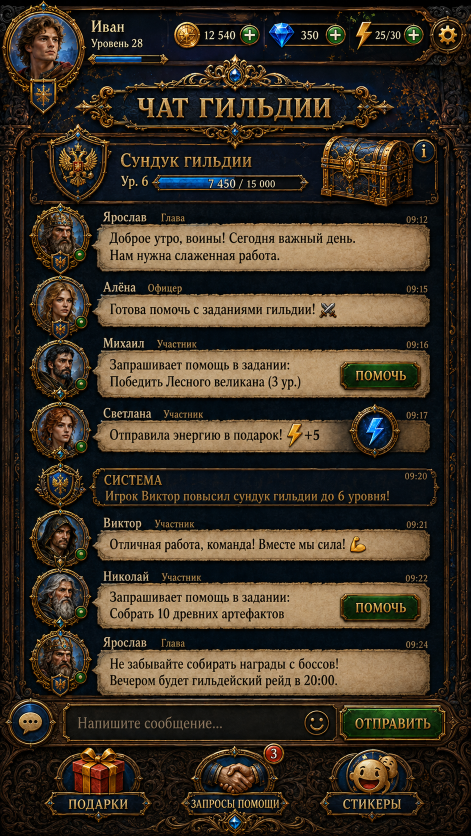
#> input picture ProjectDocs/AI/TeamChatReferenceRebuild/ChestAndMessageFramesR2/Sources/OriginalReference.png, 941 x 1672 px, found by its file name (shown at 1/2 size)
$ python Extract.py
#> lines starting #> are read from the running program, lines starting #| are printed output that depends on the picture; pictures that were not available may be replaced by others from this repository, and a replacement may not be noted
from pathlib import Path
from PIL import Image,ImageDraw
import hashlib,json,re,uuid
b=Path(__file__).resolve().parents[1];root=Path.cwd();art=root/'Assets/LegendsOfRus/Resources/ProductionUI/TeamChatAligned'
src=Image.open(b/'Sources/OriginalReference.png').convert('RGB')
#> src is the input picture: PIL image 941x1672 RGB; mean R, G, B 60.3, 50.6, 37.8
items=[('send','send_frame',(679,1406,898,1486)),('footer_gift','footer_gift',(85,1492,305,1644)),('footer_help','footer_help',(361,1484,602,1645)),('footer_sticker','footer_sticker',(638,1493,898,1645))]
records=[];sheet=Image.new('RGB',(1000,4*220),(20,25,32));draw=ImageDraw.Draw(sheet)
#> after `sheet = Image.new('RGB', (1000, 4 * 220), (20, 25, 32))`:
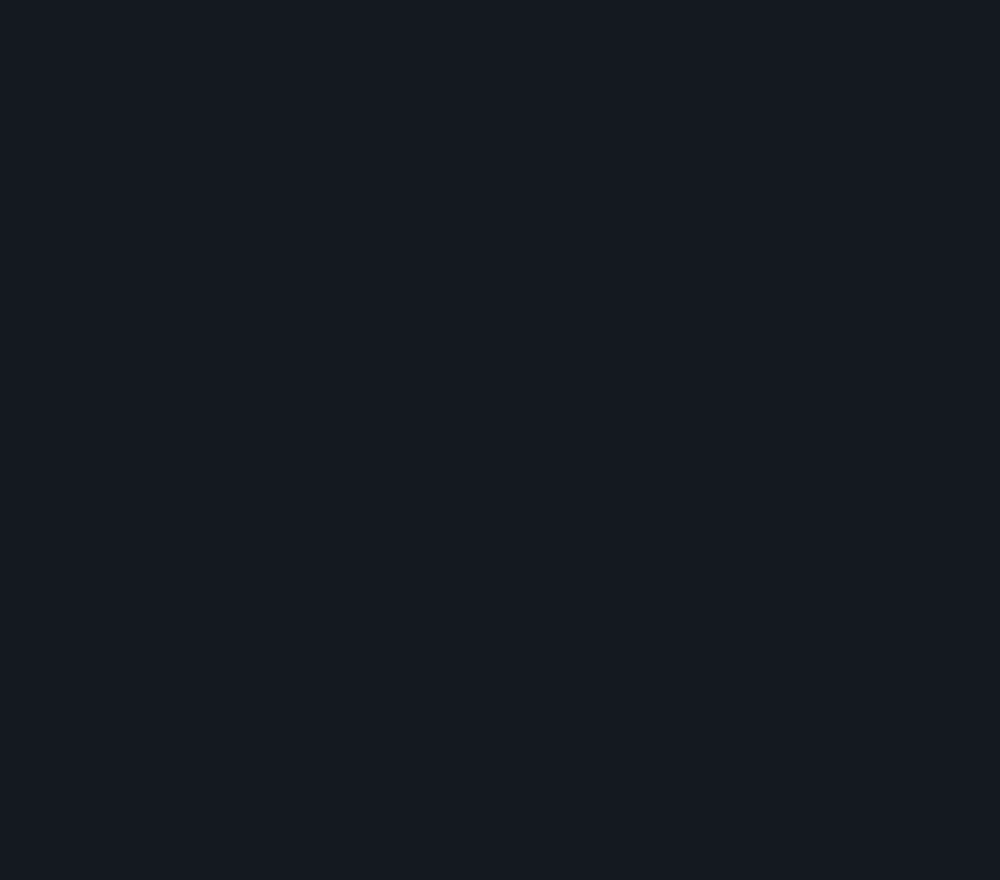
#> sheet: PIL image 1000x880 RGB; mean R, G, B 20, 25, 32
for n,(key,maskkey,box) in enumerate(items):
 mask=Image.open(art/(maskkey+'.png')).convert('RGBA');rgb=src.crop(box).resize(mask.size,Image.Resampling.LANCZOS);out=rgb.convert('RGBA');out.putalpha(mask.getchannel('A'));dest=art/(key+'_ru_rebuild.png');out.save(dest)
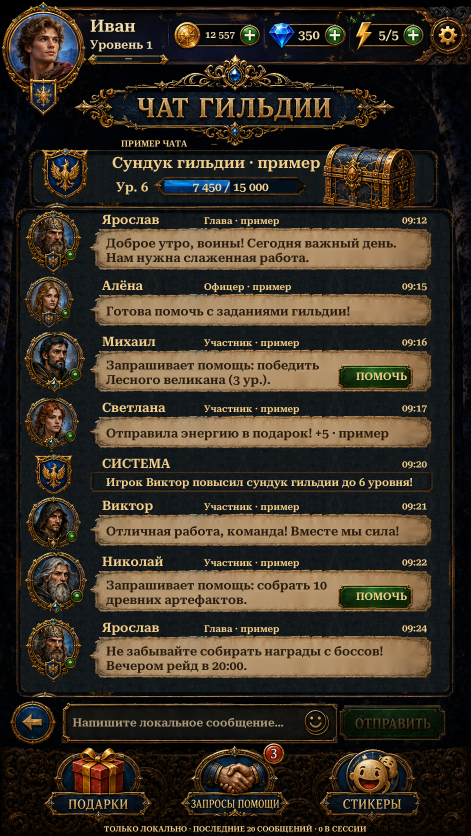
#> input picture ProjectDocs/AI/TeamChatReferenceRebuild/ChestAndMessageFramesR2/Sources/PreviousTeamChat.png, 941 x 1672 px, given in place of send_frame.png, which was not available (shown at 1/2 size)
#> further down, mask is the input picture: PIL image 941x1672 RGBA; mean R, G, B, A 59.3, 50.5, 38.6, 255
#> after `rgb = src.crop(box).resize(mask.size, Image.Resampling.LANCZOS)`:
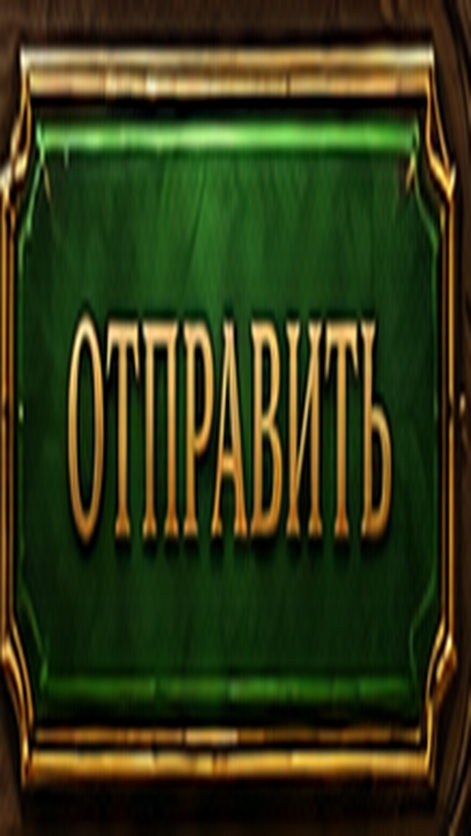
#> rgb: PIL image 941x1672 RGB (shown at 1/2 size); mean R, G, B 50.6, 56.7, 21.2
 meta=Path(str(dest)+'.meta')
#> (the run stopped early here; a loop or call above may not have finished)
